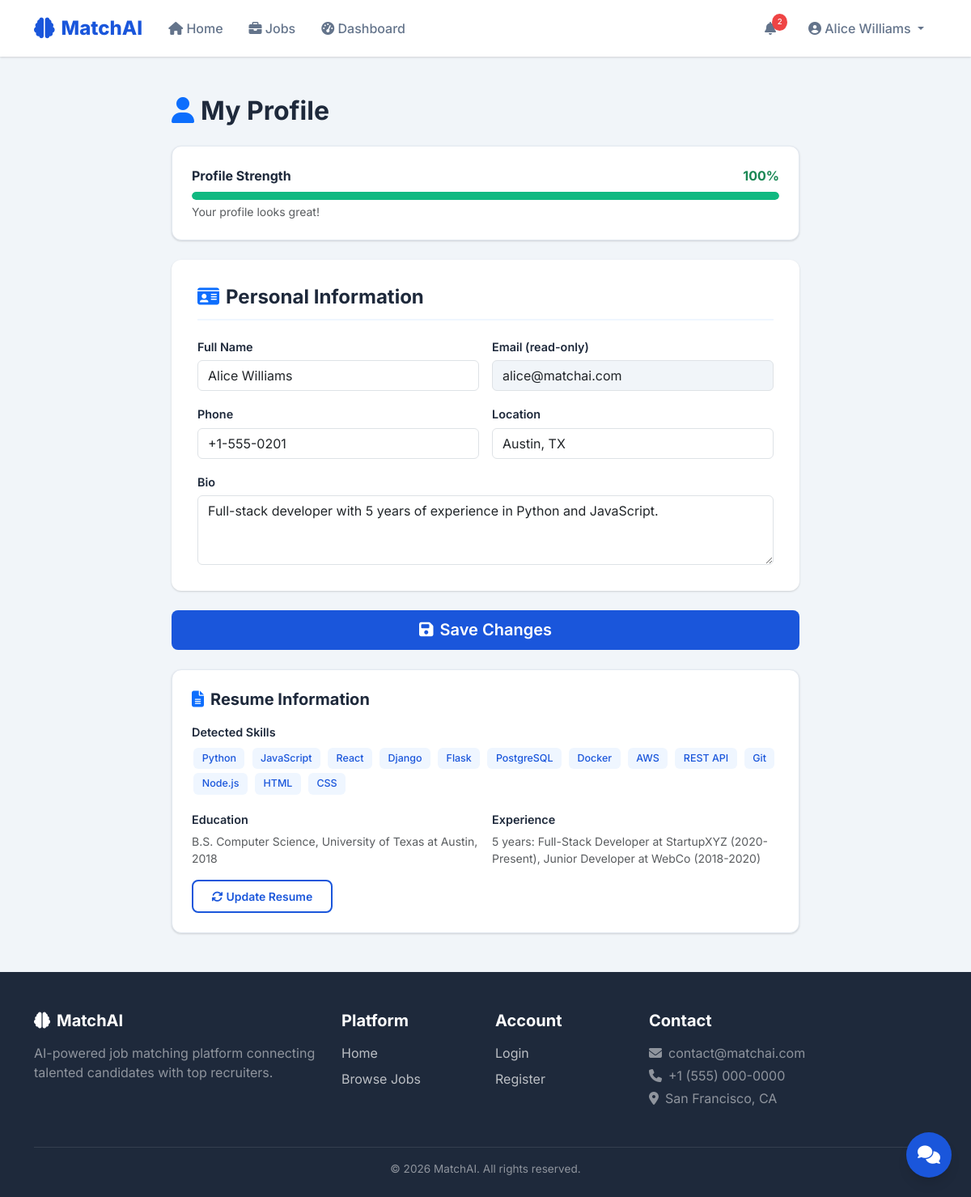
The page /candidate/profile (signed in) on the database its author committed.
### tables this page shows
CREATE TABLE users (
            id INTEGER PRIMARY KEY AUTOINCREMENT,
            name TEXT NOT NULL,
            email TEXT UNIQUE NOT NULL,
            password TEXT NOT NULL,
            role TEXT NOT NULL CHECK(role IN ('candidate', 'recruiter')),
            phone TEXT DEFAULT '',
            location TEXT DEFAULT '',
            bio TEXT DEFAULT '',
            created_at TIMESTAMP DEFAULT CURRENT_TIMESTAMP
        );

CREATE TABLE resumes (
            id INTEGER PRIMARY KEY AUTOINCREMENT,
            user_id INTEGER NOT NULL,
            file_path TEXT NOT NULL,
            extracted_skills TEXT DEFAULT '',
            education TEXT DEFAULT '',
            experience TEXT DEFAULT '',
            uploaded_at TIMESTAMP DEFAULT CURRENT_TIMESTAMP,
            FOREIGN KEY (user_id) REFERENCES users(id)
        );

### app.py (the view, shortened to what this page needs)
@app.route("/candidate/profile", methods=["GET", "POST"])
@role_required("candidate")
def candidate_profile():
    db = get_db()
    user_id = session["user_id"]
    user = db.execute("SELECT * FROM users WHERE id = ?", (user_id,)).fetchone()
    resume = db.execute("SELECT * FROM resumes WHERE user_id = ?", (user_id,)).fetchone()
    strength = calculate_profile_strength(user_id)
    db.close()
    return render_template("candidate_profile.html", user=user, resume=resume, strength=strength)

### app.py (called while the page is built)
def get_db():
    conn = sqlite3.connect(DB_PATH)
    conn.row_factory = sqlite3.Row
    return conn

def role_required(role):
    def decorator(f):
        @wraps(f)
        def decorated(*args, **kwargs):
            if "user_id" not in session:
                flash("Please log in to access this page.", "warning")
                return redirect(url_for("login"))
            if session.get("role") != role:
                flash("You do not have permission to access this page.", "danger")
                return redirect(url_for("home"))
            return f(*args, **kwargs)
        return decorated
    return decorator

def calculate_profile_strength(user_id):
    db = get_db()
    user = db.execute("SELECT * FROM users WHERE id = ?", (user_id,)).fetchone()
    resume = db.execute("SELECT * FROM resumes WHERE user_id = ?", (user_id,)).fetchone()
    db.close()
    score = 0
    if user["name"]:
        score += 15
    if user["email"]:
        score += 10
    if user["phone"]:
        score += 10
    if user["location"]:
        score += 10
    if user["bio"]:
        score += 15
    if resume:
        score += 10
        if resume["extracted_skills"]:
            score += 15
        if resume["education"]:
            score += 10
        if resume["experience"]:
            score += 5
    return score

@app.context_processor
def inject_notifications():
    if "user_id" in session:
        db = get_db()
        count = db.execute(
            "SELECT COUNT(*) FROM notifications WHERE user_id = ? AND is_read = 0",
            (session["user_id"],),
        ).fetchone()[0]
        db.close()
        return {"unread_notifications": count}
    return {"unread_notifications": 0}

### templates/candidate_profile.html (shortened to what this page needs)
{% extends "base.html" %}
{% block content %}
<div class="container py-5" style="max-width:800px">
    <h2 class="fw-bold mb-4"><i class="fas fa-user text-primary me-2"></i>My Profile</h2>
    <div class="card-custom mb-4">
        <div class="card-body">
            <div class="d-flex justify-content-between align-items-center mb-2">
                <h6 class="fw-bold mb-0">Profile Strength</h6>
                <span class="fw-bold {% if strength >= 70 %}text-success{% elif strength >= 40 %}text-warning{% else %}text-danger{% endif %}">{{ strength }}%</span>
            </div>
            {% set s_class = 'strength-low' if strength < 40 else ('strength-medium' if strength < 70 else 'strength-high') %}
            <div class="strength-bar {{ s_class }}">
                <div class="fill" style="width:{{ strength }}%"></div>
            </div>
            <small class="text-muted mt-1 d-block">
                {% if strength < 50 %}Complete your profile and upload a resume to improve your strength.
                {% elif strength < 80 %}Almost there! Fill in remaining fields.
                {% else %}Your profile looks great!{% endif %}
            </small>
        </div>
    </div>
    <form method="POST">
        <div class="form-section">
            <h4><i class="fas fa-id-card text-primary me-2"></i>Personal Information</h4>
            <div class="row g-3">
                <div class="col-md-6">
                    <label class="form-label-custom">Full Name</label>
                    <input type="text" class="form-control" name="name" value="{{ user.name }}" required>
                </div>
                <div class="col-md-6">
                    <label class="form-label-custom">Email (read-only)</label>
                    <input type="email" class="form-control" value="{{ user.email }}" readonly style="background:var(--gray-light)">
                </div>
                <div class="col-md-6">
                    <label class="form-label-custom">Phone</label>
                    <input type="text" class="form-control" name="phone" value="{{ user.phone }}" placeholder="+1-555-0000">
                </div>
                <div class="col-md-6">
                    <label class="form-label-custom">Location</label>
                    <input type="text" class="form-control" name="location" value="{{ user.location }}" placeholder="City, State">
                </div>
                <div class="col-12">
                    <label class="form-label-custom">Bio</label>
                    <textarea class="form-control" name="bio" rows="3" placeholder="Tell us about yourself...">{{ user.bio }}</textarea>
                </div>
            </div>
        </div>
        <button type="submit" class="btn btn-primary-custom btn-lg w-100">
            <i class="fas fa-save me-2"></i>Save Changes
        </button>
    </form>
    {% if resume %}
    <div class="card-custom mt-4">
        <div class="card-body">
            <h5 class="fw-bold mb-3"><i class="fas fa-file-alt text-primary me-2"></i>Resume Information</h5>
            <div class="row g-3">
                <div class="col-12">
                    <label class="form-label-custom">Detected Skills</label>
                    <div>
                        {% for skill in resume.extracted_skills.split(',') %}
                        <span class="skill-tag">{{ skill.strip() }}</span>
                        {% endfor %}
                    </div>
                </div>
                <div class="col-md-6">
                    <label class="form-label-custom">Education</label>
                    <p class="text-muted small mb-0" style="white-space:pre-line">{{ resume.education }}</p>
                </div>
                <div class="col-md-6">
                    <label class="form-label-custom">Experience</label>
                    <p class="text-muted small mb-0" style="white-space:pre-line">{{ resume.experience }}</p>
                </div>
            </div>
            <a href="{{ url_for('upload_resume') }}" class="btn btn-outline-custom btn-sm mt-3">
                <i class="fas fa-sync me-1"></i>Update Resume
            </a>
        </div>
    </div>
    {% endif %}
</div>
{% endblock %}

### templates/base.html (shortened to what this page needs)
<!DOCTYPE html>
<html lang="en">
<head>
    <link href="https://cdn.jsdelivr.net/npm/bootstrap@5.3.2/dist/css/bootstrap.min.css" rel="stylesheet">
    <link href="https://cdnjs.cloudflare.com/ajax/libs/font-awesome/6.5.1/css/all.min.css" rel="stylesheet">
    <link rel="stylesheet" href="{{ url_for('static', filename='style.css') }}">
</head>
<body>
<nav class="navbar navbar-expand-lg navbar-custom">
    <div class="container">
        <a class="navbar-brand" href="{{ url_for('home') }}">
            <i class="fas fa-brain"></i> MatchAI
        </a>
        <div class="collapse navbar-collapse" id="navMain">
            <ul class="navbar-nav me-auto mb-2 mb-lg-0">
                <li class="nav-item">
                    <a class="nav-link {% if request.endpoint == 'home' %}active{% endif %}" href="{{ url_for('home') }}">
                        <i class="fas fa-home"></i> Home
                    </a>
                </li>
                <li class="nav-item">
                    <a class="nav-link {% if request.endpoint == 'job_listings' %}active{% endif %}" href="{{ url_for('job_listings') }}">
                        <i class="fas fa-briefcase"></i> Jobs
                    </a>
                </li>
                {% if session.get('role') == 'candidate' %}
                <li class="nav-item">
                    <a class="nav-link {% if request.endpoint == 'candidate_dashboard' %}active{% endif %}" href="{{ url_for('candidate_dashboard') }}">
                        <i class="fas fa-tachometer-alt"></i> Dashboard
                    </a>
                </li>
                {% elif session.get('role') == 'recruiter' %}
                <li class="nav-item">
                    <a class="nav-link {% if request.endpoint == 'recruiter_dashboard' %}active{% endif %}" href="{{ url_for('recruiter_dashboard') }}">
                        <i class="fas fa-tachometer-alt"></i> Dashboard
                    </a>
                </li>
                {% endif %}
            </ul>
            <ul class="navbar-nav ms-auto mb-2 mb-lg-0 align-items-lg-center">
                {% if session.get('user_id') %}
                    <li class="nav-item me-2">
                        <a class="nav-link position-relative" href="{{ url_for('notifications') }}">
                            <i class="fas fa-bell"></i>
                            {% if unread_notifications > 0 %}
                                <span class="badge-notif">{{ unread_notifications }}</span>
                            {% endif %}
                        </a>
                    </li>
                    <li class="nav-item dropdown">
                        <a class="nav-link dropdown-toggle" href="#" role="button" data-bs-toggle="dropdown">
                            <i class="fas fa-user-circle"></i> {{ session.get('name', 'User') }}
                        </a>
                    </li>
                {% endif %}
            </ul>
        </div>
    </div>
</nav>
{% block content %}{% endblock %}
{% if session.get('user_id') %}
<button class="chatbot-toggle" id="chatToggle" title="Chat with MatchAI">
    <i class="fas fa-comments"></i>
</button>
{% endif %}
<footer class="footer mt-auto">
    <div class="container">
        <div class="row g-4">
            <div class="col-lg-4">
                <h5><i class="fas fa-brain me-2"></i>MatchAI</h5>
                <p class="text-white-50">AI-powered job matching platform connecting talented candidates with top recruiters.</p>
            </div>
            <div class="col-lg-2 col-md-4">
                <h5>Platform</h5>
                <ul class="list-unstyled">
                    <li class="mb-2"><a href="{{ url_for('home') }}">Home</a></li>
                    <li class="mb-2"><a href="{{ url_for('job_listings') }}">Browse Jobs</a></li>
                </ul>
            </div>
            <div class="col-lg-2 col-md-4">
                <h5>Account</h5>
                <ul class="list-unstyled">
                    <li class="mb-2"><a href="{{ url_for('login') }}">Login</a></li>
                    <li class="mb-2"><a href="{{ url_for('register') }}">Register</a></li>
                </ul>
            </div>
            <div class="col-lg-4 col-md-4">
                <h5>Contact</h5>
                <p class="text-white-50 mb-1"><i class="fas fa-envelope me-2"></i>contact@matchai.com</p>
                <p class="text-white-50 mb-1"><i class="fas fa-phone me-2"></i>+1 (555) 000-0000</p>
                <p class="text-white-50"><i class="fas fa-map-marker-alt me-2"></i>San Francisco, CA</p>
            </div>
        </div>
        <div class="footer-bottom text-center">
            &copy; 2026 MatchAI. All rights reserved.
        </div>
    </div>
</footer>
</body>
</html>

### static/style.css (style rules this page uses)
:root { --primary: #1a56db; --primary-dark: #1e40af; --primary-light: #3b82f6; --primary-bg: #eff6ff; --accent: #0ea5e9; --success: #10b981; --warning: #f59e0b; --danger: #ef4444; --dark: #1e293b; --gray: #64748b; --gray-light: #f1f5f9; --white: #ffffff; --border: #e2e8f0; --shadow: 0 1px 3px rgba(0,0,0,.1), 0 1px 2px rgba(0,0,0,.06); --shadow-md: 0 4px 6px -1px rgba(0,0,0,.1), 0 2px 4px -2px rgba(0,0,0,.1); --shadow-lg: 0 10px 15px -3px rgba(0,0,0,.1), 0 4px 6px -4px rgba(0,0,0,.1); --radius: 12px; --radius-sm: 8px; --transition: all .25s ease; }
* { box-sizing: border-box; }
body { font-family: 'Inter', -apple-system, BlinkMacSystemFont, 'Segoe UI', Roboto, sans-serif; color: var(--dark); background: var(--gray-light); margin: 0; min-height: 100vh; }
a { color: var(--primary); text-decoration: none; transition: var(--transition); }
.navbar-custom { background: var(--white); box-shadow: var(--shadow); padding: .75rem 0; position: sticky; top: 0; z-index: 1030; }
.navbar-custom .navbar-brand { font-weight: 800; font-size: 1.5rem; color: var(--primary) !important; display: flex; align-items: center; gap: .5rem; }
.navbar-custom .navbar-brand i { font-size: 1.6rem; }
.navbar-custom .nav-link { color: var(--gray) !important; font-weight: 500; padding: .5rem 1rem !important; border-radius: var(--radius-sm); transition: var(--transition); }
.navbar-custom .badge-notif { position: absolute; top: 2px; right: 2px; font-size: .6rem; padding: .2rem .4rem; border-radius: 50%; background: var(--danger); color: var(--white); }
.card-custom { background: var(--white); border: 1px solid var(--border); border-radius: var(--radius); box-shadow: var(--shadow); transition: var(--transition); overflow: hidden; }
.card-custom .card-body { padding: 1.5rem; }
.skill-tag { display: inline-block; padding: .25rem .65rem; border-radius: 6px; font-size: .78rem; font-weight: 500; background: var(--primary-bg); color: var(--primary); margin: .15rem; transition: var(--transition); }
.btn-primary-custom { background: var(--primary); border: none; color: var(--white); padding: .6rem 1.5rem; border-radius: var(--radius-sm); font-weight: 600; transition: var(--transition); }
.btn-outline-custom { border: 2px solid var(--primary); color: var(--primary); background: transparent; padding: .5rem 1.4rem; border-radius: var(--radius-sm); font-weight: 600; transition: var(--transition); }
.strength-bar { height: 10px; border-radius: 5px; background: var(--gray-light); overflow: hidden; }
.strength-bar .fill { height: 100%; border-radius: 5px; transition: width .8s ease; }
.strength-high .fill { background: var(--success); }
.form-label-custom { font-weight: 600; font-size: .9rem; color: var(--dark); margin-bottom: .35rem; }
.form-section { background: var(--white); border-radius: var(--radius); padding: 2rem; box-shadow: var(--shadow); margin-bottom: 1.5rem; }
.form-section h4 { font-weight: 700; margin-bottom: 1.25rem; padding-bottom: .75rem; border-bottom: 2px solid var(--primary-bg); }
.chatbot-toggle { position: fixed; bottom: 24px; right: 24px; width: 56px; height: 56px; border-radius: 50%; background: var(--primary); color: var(--white); border: none; font-size: 1.4rem; box-shadow: var(--shadow-lg); cursor: pointer; transition: var(--transition); z-index: 1050; display: flex; align-items: center; justify-content: center; }
.footer { background: var(--dark); color: var(--white); padding: 3rem 0 1.5rem; }
.footer h5 { font-weight: 700; margin-bottom: 1rem; }
.footer a { color: rgba(255,255,255,.7); transition: var(--transition); }
.footer-bottom { border-top: 1px solid rgba(255,255,255,.1); padding-top: 1rem; margin-top: 2rem; color: rgba(255,255,255,.5); font-size: .85rem; }

### rows shown on the page
users: get "Alice Williams", name "Alice Williams", email "alice@matchai.com", phone "+1-555-0201", location "Austin, TX", bio "Full-stack developer with 5 years of experience in Python and JavaScript."
resumes: education "B.S. Computer Science, University of Texas at Austin, 2018", experience "5 years: Full-Stack Developer at StartupXYZ (2020-Present), Junior Developer at WebCo (2018-2020)"

### other values the page prints
{{ unread_notifications }} "2"
{{ strength }} "100"
{{ skill.strip() }} "Python" "JavaScript" "React" "Django" "Flask" "PostgreSQL" "Docker" "AWS" "REST API" "Git" "Node.js" "HTML" "CSS"
